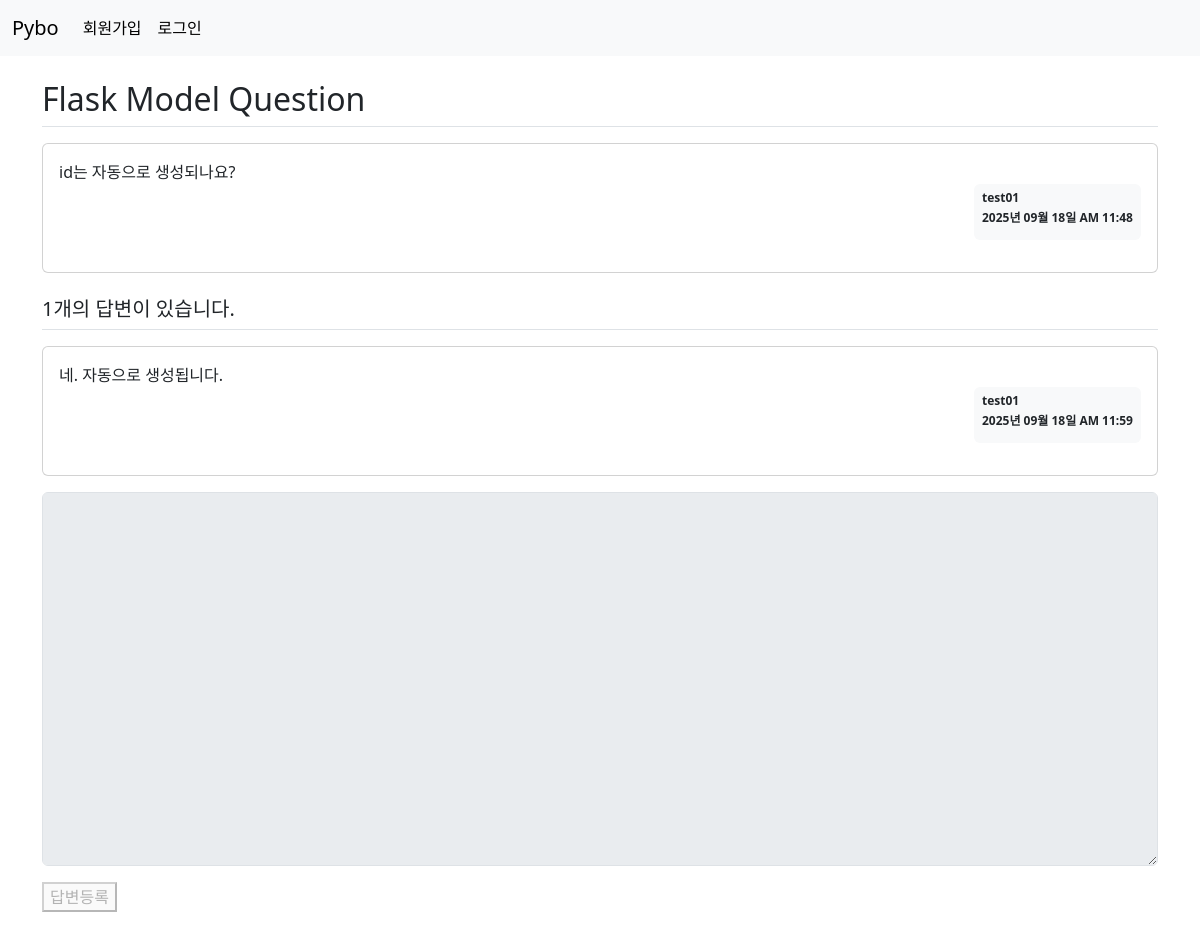
Screenshot of /question/detail/2/ with the database file from the repository.
### pybo/models.py (models this page shows)
class Question(db.Model):
    id = db.Column(db.Integer, primary_key=True)
    subject= db.Column(db.String(200), nullable=False)
    content= db.Column(db.Text(), nullable=False)
    create_date = db.Column(db.DateTime, nullable=False)
    user_id = db.Column(db.Integer, db.ForeignKey('user.id', ondelete='CASCADE'), nullable=False)
    user = db.relationship('User', backref=db.backref('questions_set'))
    modify_date = db.Column(db.DateTime, nullable=True)
    image_path = db.Column(db.String(200), nullable=True) # 이미지 삽입이 필수가 아니라서?

class User(db.Model):
    id = db.Column(db.Integer, primary_key=True)
    username = db.Column(db.String(150), unique=True, nullable=False)
    password = db.Column(db.String(200), nullable=False)
    email = db.Column(db.String(120), unique=True, nullable=False)

class Answer(db.Model):
    id = db.Column(db.Integer, primary_key=True)
    question_id = db.Column(db.Integer, db.ForeignKey('question.id', ondelete='CASCADE')) # 오류 방색을 예방하기 위해서 질문을 삭데하면 답변도 삭제
    question = db.relationship(Question, backref=db.backref('answers_set'))
    content = db.Column(db.Text(), nullable=False)
    create_date = db.Column(db.DateTime, nullable=False)
    user_id = db.Column(db.Integer, db.ForeignKey('user.id', ondelete='CASCADE'), nullable=False)
    user = db.relationship('User', backref=db.backref('answers_set'))
    modify_date = db.Column(db.DateTime, nullable=True)

### pybo/views/question_views.py (the view)
@bp.route('/detail/<int:question_id>/')
def detail(question_id):
    form = AnswerForm() # 질문 상세 템플릿에 답변 폼 추가
    question = Question.query.get_or_404(question_id)
    return render_template('question/question_detail.html', question=question, form=form)

### pybo/forms.py
class AnswerForm(FlaskForm):
    content = TextAreaField('내용', validators=[DataRequired('내용은 필수입력 항목입니다.')])

### pybo/filter.py (called while the page is built)
def format_datetime( value, fmt='%Y년 %m월 %d일 %p %I:%M' ):
    return value.strftime(fmt)

### pybo/views/auth_views.py (called while the page is built)
@bp.before_app_request
def load_logged_in_user():
    user_id = session.get('user_id')
    if user_id is None:
        g.user = None
    else:
        g.user = User.query.get(int(user_id))

### pybo/templates/question/question_detail.html (shortened to what this page needs)
{% extends 'base.html'%}
{% block content %}
<div class="container my-3">
    <h2 class="border-bottom py-2">{{question.subject}}</h2>
    <div class="card my-3">
        <div class="card-body">
            <div class="card-text">
                {{question.content}}
            </div>
            <div class="d-flex justify-content-end">
                <div class="badge bg-light text-dark p-2 text-start">
                    <p class="mb-2">{{question.user.username}}</p>
                    <p class="mb-2">{{ question.create_date | datetime }}</p>
                </div>
            </div>
        </div>
    </div>
    <h5 class="border-bottom my-3 py-2">{{ question.answers_set|length }}개의 답변이 있습니다.</h5>
    {% for answer in question.answers_set %}
    <div class="card my-3">
        <div class="card-body">
            <div class="card-text">{{ answer.content }}</div>
            <div class="d-flex justify-content-end">
                <div class="badge bg-light text-dark p-2 text-start">
                    <p class="mb-2">{{answer.user.username}}</p>
                    <p class="mb-2">{{ answer.create_date | datetime }}</p>
                </div>
            </div>
        </div>
    </div>
    {% endfor %}
    <form action="{{ url_for('answer.create', question_id=question.id)}}" method="post">
        <textarea {% if not g.user %} disabled {% endif%}
                  class="form-control" name="content" id="content" rows="15"></textarea>
        <button type="submit" class="bth bth-primaty mt-3" {% if not g.user %} disabled {% endif%}>답변등록</button>
    </form>
</div>
{% endblock %}

### pybo/templates/base.html (shortened to what this page needs)
<!DOCTYPE html>
<html lang="ko">
<head>
    <link rel="stylesheet" href="https://cdn.jsdelivr.net/npm/bootstrap@5.3.6/dist/css/bootstrap.min.css">
    <link rel="stylesheet" href="{{ url_for('static', filename='style.css') }}">
</head>
<body>
{% include 'navbar.html'%}
{% block content %}
{% endblock %}
</body>
</html>

### pybo/templates/navbar.html (shortened to what this page needs)
<nav class="navbar navbar-expand-sm bg-body-tertiary">
    <div class="container-fluid">
        <a class="navbar-brand" href="{{url_for('main.index')}}">Pybo</a>
        <div class="collapse navbar-collapse" id="navbarTogglerDemo02">
            {% if g.user %}
            <ul class="navbar-nav me-auto mb-2 mb-lg-0">
                <li class="nav-item">
                    <a class="nav-link active" aria-current="page" href="{{url_for('auth.logout')}}">{{ g.user.username}} (로그아웃)</a>
                </li>
            </ul>
            {% else %}
            <ul class="navbar-nav me-auto mb-2 mb-lg-0">
                <li class="nav-item">
                    <a class="nav-link active" aria-current="page" href="{{url_for('auth.signup')}}">회원가입</a>
                </li>
                <li class="nav-item">
                    <a class="nav-link active" href="{{url_for('auth.login')}}">로그인</a>
                </li>
            </ul>
            {% endif %}
        </div>
    </div>
</nav>

### pybo/static/style.css (style rules this page uses)
textarea { width: 100%; }
button[type='submit'] { margin-top: 10px; }

### rows the page displays
Question: subject "Flask Model Question", content "id는 자동으로 생성되나요?", create_date "2025년 09월 18일 AM 11:48"
User: user.username "test01"
Answer: content "네. 자동으로 생성됩니다.", user.username "test01", create_date "2025년 09월 18일 AM 11:59"

### other values shown
{{ question.answers_set|length }} "1"
